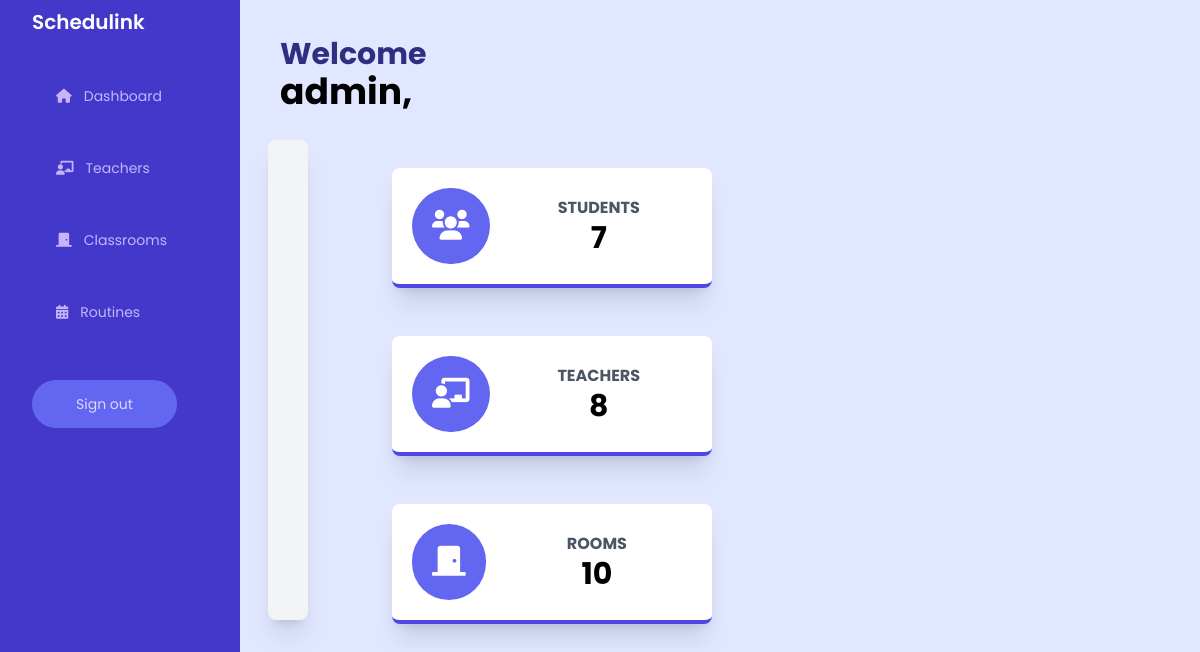
The app's page /admin_landing/ (signed in) with its own data.
### home/models.py (models this page shows, shortened)
class StudentCount(models.Model):
    StudentNo = models.IntegerField()

class TeacherCount(models.Model):
    TeacherNo = models.IntegerField()

class RoomCount(models.Model):
    RoomNo = models.IntegerField()

### home/views.py (the view)
# urls.py: path('admin_landing/', AdminLandingView.as_view(), name='adminl'),
class AdminLandingView(Base):
    def get(self, request):
        self.views['TeacherNumbers'] = TeacherCount.objects.all()
        self.views['StudentNumbers'] = StudentCount.objects.all()
        self.views['RoomNumbers'] = RoomCount.objects.all()
        return render(request, "admin_landing.html", self.views)

### templates/admin_landing.html (shortened to what this page needs)
<!DOCTYPE html>
{% load static %}
<html lang="en">
<head>
    <link rel="stylesheet" href="../static/css/styles.css" />
    <script src="https://cdn.tailwindcss.com"></script>
    <link rel="stylesheet" href="https://cdnjs.cloudflare.com/ajax/libs/font-awesome/6.0.0-beta3/css/all.min.css" />
</head>
<body class="font-['Poppins'] bg-indigo-100">
    <div id="box" class="flex">
        <nav class="flex-1/3 w-60 h-[100vh] p-2 sticky top-0 bg-indigo-700">
            <span class="mx-auto px-6 py-4 text-white text-xl font-semibold text-center">Schedulink</span>
            <ul class="w-30 h-16 px-6 py-4 text-violet-300 justify-start items-center gap-6 ">
                <li
                    class="list-none mx-auto mt-4 px-6 py-4 hover:text-violet-100 hover:bg-indigo-600 hover:rounded-full">
                    <a class="text-sm" href="{% url 'adminl' %}"><i class="fa-solid fa-house text-sm"></i><span
                            class="px-3 py-4">Dashboard</span></a>
                </li>
                <li
                    class="list-none mx-auto mt-4 px-6 py-4 hover:text-violet-100 hover:bg-indigo-600 hover:rounded-full">
                    <a class="text-sm" href="{% url 'admint' %}"><i
                            class="fa-solid fa-chalkboard-user text-sm"></i><span class="px-3 py-4">Teachers</span></a>
                </li>
                <li
                    class="list-none mx-auto mt-4 px-6 py-4 hover:text-violet-100 hover:bg-indigo-600 hover:rounded-full">
                    <a class="text-sm" href="{% url 'adminrm' %}"><i class="fa-solid fa-door-closed text-sm"></i><span
                            class="px-3 py-4">Classrooms</span></a>
                </li>
                <li
                    class="list-none mx-auto mt-4 px-6 py-4 hover:text-violet-100 hover:bg-indigo-600 hover:rounded-full">
                    <a class="text-sm" href="{% url 'adminr' %}"><i class="fa-solid fa-calendar-days text-sm"></i><span
                            class="px-3 py-4">Routines</span></a>
                </li>
                <a href="./landing.html">
                    {% if user.is_authenticated %}
                    <a href="{% url 'signup' %}">
                        <button
                            class="mt-10 px-3 py-3 bg-indigo-500 text-violet-200 rounded-full hover:bg-white hover:text-black ease-in duration-100 "><span
                                class="px-8 py-8 text-sm ">Sign out</span></button></a>
            </ul>
            {% endif %}
        </nav>
        <div id="dashbox" class="w-2/3">
            <h2 class=" mt-9 mx-10 font-bold text-3xl text-indigo-900">Welcome</h2>
            <h2 class=" mx-10 font-bold text-4xl text-black">{{user.username}},</h2>
            <div class="flex flex-wrap ">
                <div class="flex justify-between">
                    <div class="bg-gray-100 h-[60vh] flex items-center justify-center  rounded-lg m-7 shadow-xl">
                        <div class="flex flex-col items-center p-5">
                        </div>
                    </div>
                </div>
                <div class=" m-4 p-4 w-full md:w-1/2 xl:w-1/3 rounded-lg">
                    <div class="w-full p-6 ">
                        <div class="rounded-lg border-b-4 border-indigo-600 bg-gradient-to-b bg-white p-5 shadow-xl">
                            <div class="flex flex-row items-center">
                                <div class="flex-shrink pr-4">
                                    <div class="rounded-full text-white text-3xl bg-indigo-500 p-5"><i
                                            class="fa-solid fa-users"></i></div>
                                </div>
                                <div class="flex-1 text-right md:text-center">
                                    <h2 class="font-bold uppercase text-gray-600">Students</h2>
                                    {% for count in StudentNumbers %}
                                    <p class="text-3xl font-bold">
                                        {{count.StudentNo}}
                                    </p>
                                    {% endfor %}
                                </div>
                            </div>
                        </div>
                    </div>
                    <div class="w-full p-6 ">
                        <div class="rounded-lg border-b-4 border-indigo-600 bg-gradient-to-b bg-white p-5 shadow-xl">
                            <div class="flex flex-row items-center">
                                <div class="flex-shrink pr-4">
                                    <div class="rounded-full text-white text-3xl bg-indigo-500 p-5"><i
                                            class="fa-solid fa-chalkboard-user"></i></div>
                                </div>
                                <div class="flex-1 text-right md:text-center">
                                    <h2 class="font-bold uppercase text-gray-600">Teachers</h2>
                                    {% for count in TeacherNumbers %}
                                    <p class="text-3xl font-bold">
                                        {{count.TeacherNo}}
                                    </p>
                                    {% endfor %}
                                </div>
                            </div>
                        </div>
                    </div>
                    <div class="w-full p-6 ">
                        <div class="rounded-lg border-b-4 border-indigo-600 bg-gradient-to-b bg-white p-5 shadow-xl">
                            <div class="flex flex-row items-center">
                                <div class="flex-shrink pr-4">
                                    <div class="rounded-full text-white text-3xl bg-indigo-500 p-5"><i
                                            class="fa-solid fa-door-closed"></i></div>
                                </div>
                                <div class="flex-1 text-right md:text-center">
                                    <h2 class="font-bold uppercase text-gray-600">Rooms</h2>
                                    {% for count in RoomNumbers %}
                                    <p class="text-3xl font-bold">
                                        {{count.RoomNo}}
                                    </p>
                                    {% endfor %}
                                </div>
                            </div>
                        </div>
                    </div>
                </div>
            </div>
        </div>

### static/css/styles.css (style rules this page uses)
html, :host { line-height: 1.5; -webkit-text-size-adjust: 100%; -moz-tab-size: 4; -o-tab-size: 4; tab-size: 4; font-family: ui-sans-serif, system-ui, sans-serif, "Apple Color Emoji", "Segoe UI Emoji", "Segoe UI Symbol", "Noto Color Emoji"; font-feature-settings: normal; font-variation-settings: normal; -webkit-tap-highlight-color: transparent; }
body { margin: 0; line-height: inherit; }
h1, h2, h3, h4, h5, h6 { font-size: inherit; font-weight: inherit; }
a { color: inherit; text-decoration: inherit; }
button, input, optgroup, select, textarea { font-family: inherit; font-feature-settings: inherit; font-variation-settings: inherit; font-size: 100%; font-weight: inherit; line-height: inherit; color: inherit; margin: 0; padding: 0; }
button, select { text-transform: none; }
button, [type='button'], [type='reset'], [type='submit'] { -webkit-appearance: button; background-color: transparent; background-image: none; }
blockquote, dl, dd, h1, h2, h3, h4, h5, h6, hr, figure, p, pre { margin: 0; }
ol, ul, menu { list-style: none; margin: 0; padding: 0; }
button, [role="button"] { cursor: pointer; }

### records on screen
StudentCount: StudentNo "7"
TeacherCount: TeacherNo "8"
RoomCount: RoomNo "10"

### other values on screen
{{ user.username }} "admin"
